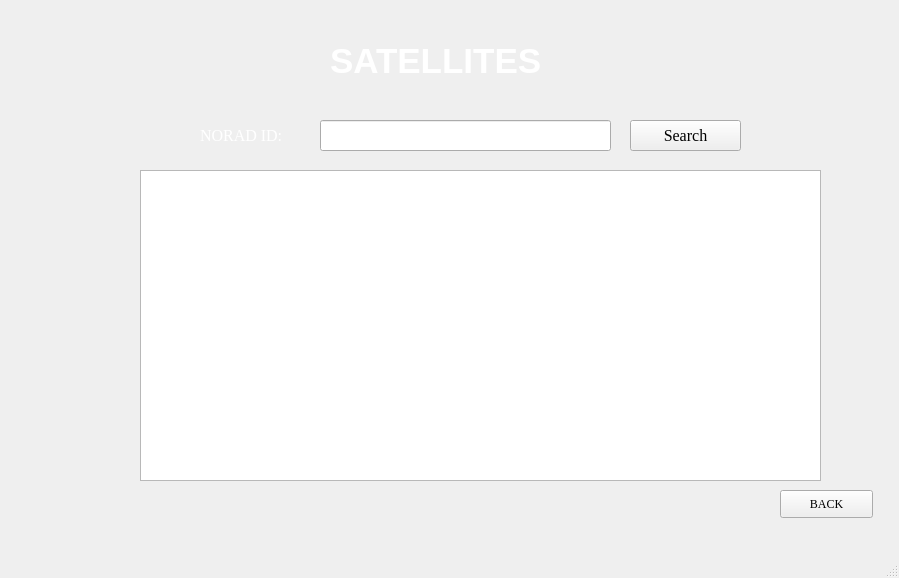
<?xml version="1.0" encoding="UTF-8"?>
<ui version="4.0">
 <class>MainWindow</class>
 <widget class="QMainWindow" name="MainWindow">
  <property name="geometry">
   <rect>
    <x>0</x>
    <y>0</y>
    <width>899</width>
    <height>578</height>
   </rect>
  </property>
  <property name="windowTitle">
   <string>MainWindow</string>
  </property>
  <property name="styleSheet">
   <string notr="true">QWidget#centralwidget{
	border-image: url(:/images/images.jpg) 0 0 0 0 stretch stretch;
    border-repeat: no-repeat ;
	border-position: center;
}
</string>
  </property>
  <widget class="QWidget" name="centralwidget">
   <widget class="QLabel" name="label">
    <property name="geometry">
     <rect>
      <x>330</x>
      <y>20</y>
      <width>271</width>
      <height>81</height>
     </rect>
    </property>
    <property name="font">
     <font>
      <pointsize>26</pointsize>
      <weight>75</weight>
      <bold>true</bold>
     </font>
    </property>
    <property name="styleSheet">
     <string notr="true">color: white;</string>
    </property>
    <property name="text">
     <string>SATELLITES </string>
    </property>
   </widget>
   <widget class="QLabel" name="label_2">
    <property name="geometry">
     <rect>
      <x>200</x>
      <y>120</y>
      <width>101</width>
      <height>31</height>
     </rect>
    </property>
    <property name="font">
     <font>
      <family>Times New Roman</family>
      <pointsize>12</pointsize>
     </font>
    </property>
    <property name="styleSheet">
     <string notr="true">color: white;</string>
    </property>
    <property name="text">
     <string>NORAD ID:</string>
    </property>
   </widget>
   <widget class="QLineEdit" name="lineEdit">
    <property name="geometry">
     <rect>
      <x>320</x>
      <y>120</y>
      <width>291</width>
      <height>31</height>
     </rect>
    </property>
    <property name="font">
     <font>
      <family>Times New Roman</family>
      <pointsize>12</pointsize>
     </font>
    </property>
   </widget>
   <widget class="QPushButton" name="pushButton">
    <property name="geometry">
     <rect>
      <x>630</x>
      <y>120</y>
      <width>111</width>
      <height>31</height>
     </rect>
    </property>
    <property name="font">
     <font>
      <family>Times New Roman</family>
      <pointsize>12</pointsize>
     </font>
    </property>
    <property name="text">
     <string>Search</string>
    </property>
   </widget>
   <widget class="QTableWidget" name="tableWidget">
    <property name="geometry">
     <rect>
      <x>140</x>
      <y>170</y>
      <width>681</width>
      <height>311</height>
     </rect>
    </property>
   </widget>
   <widget class="QPushButton" name="pushButton_2">
    <property name="geometry">
     <rect>
      <x>780</x>
      <y>490</y>
      <width>93</width>
      <height>28</height>
     </rect>
    </property>
    <property name="font">
     <font>
      <family>Times New Roman</family>
      <pointsize>9</pointsize>
     </font>
    </property>
    <property name="text">
     <string>BACK</string>
    </property>
   </widget>
  </widget>
  <widget class="QMenuBar" name="menubar">
   <property name="geometry">
    <rect>
     <x>0</x>
     <y>0</y>
     <width>899</width>
     <height>26</height>
    </rect>
   </property>
  </widget>
  <widget class="QStatusBar" name="statusbar"/>
 </widget>
 <resources>
  <include location="resource.qrc"/>
 </resources>
 <connections/>
</ui>
